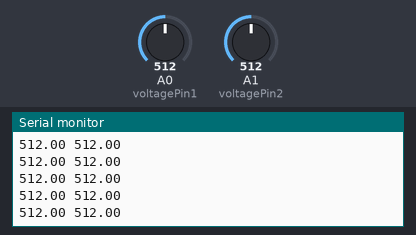
Simulated run of this sketch. Board: Arduino Uno, built with avr-gcc and run on an emulated ATmega328P. On the bench: the last lines printed to the serial monitor. The inputs (shaded band) are chosen by the test bench; at power-on: A0 (voltagePin1) = 512, A1 (voltagePin2) = 512.

Above: at 1.2 s.
1.3 s: A0 (voltagePin1) set to 716
At 1.32 s:
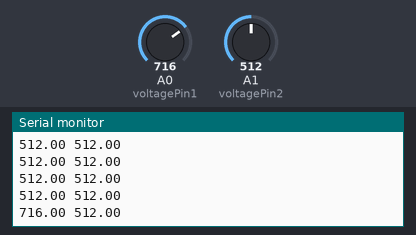
2.8 s: A1 (voltagePin2) set to 716
At 2.84 s:
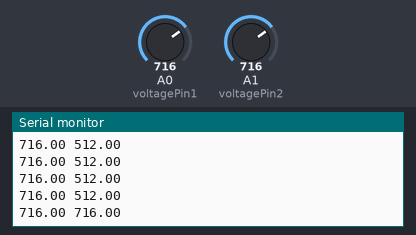
4.3 s: A0 (voltagePin1) set to 900
At 4.35 s:
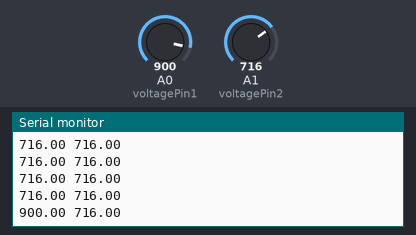
5.8 s: A1 (voltagePin2) set to 900
At 5.87 s:
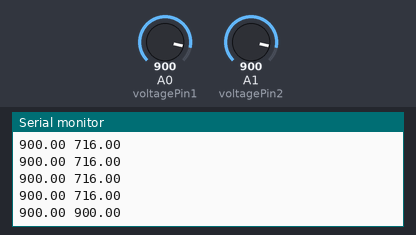
Timing chart, 0 to 8.8 s (numbered marks = the images above; inputs shaded):
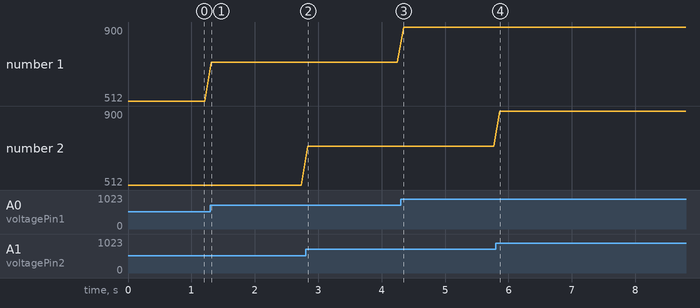

The sketch:

arduino.ino
```cpp
int voltagePin1 = A0;
int voltagePin2 = A1;
float U1 = 0;
float U2 = 0;
float I = 0;
int analogValue = 0;

void setup(){
  Serial.begin(9600);
}

void loop(){
  U1 = analogRead(voltagePin1);
  U2 = analogRead(voltagePin2);
  Serial.print(U1);
  Serial.print(" ");
  Serial.println(U2);
  delay(100);
}
```

Measured:
- after the input at 1.3 s, the serial monitor: prints a new line at once (image 1)
- after the input at 2.8 s, the serial monitor: prints a new line at once (image 2)
- after the input at 4.3 s, the serial monitor: prints a new line after 0.05 s (image 3)
- after the input at 5.8 s, the serial monitor: prints a new line after 0.07 s (image 4)
- plotted number 1: 512 → 716 after the input at 1.3 s, 716 → 900 after the input at 4.3 s
